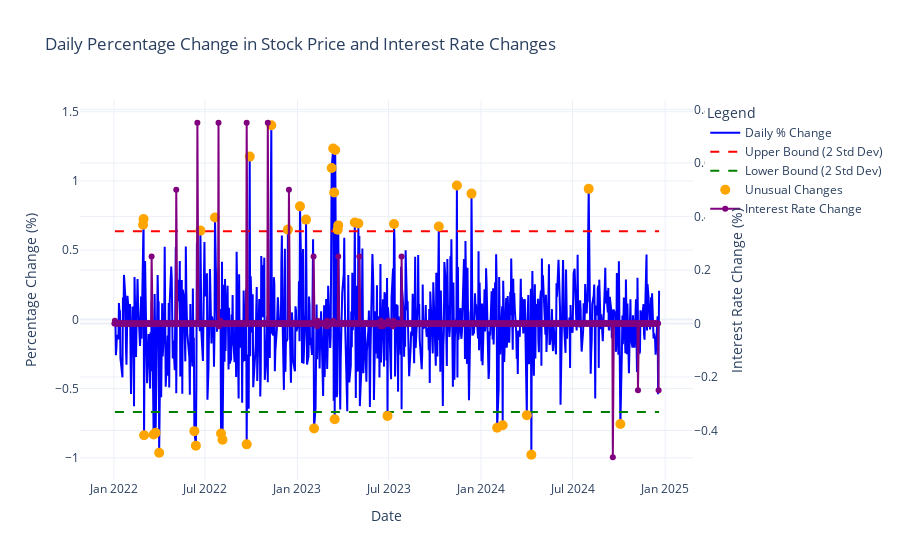

The notebook cell this image was saved under:
### Code cell
import plotly.graph_objects as go


fig = go.Figure()

# Add the line plot for percentage change
fig.add_trace(go.Scatter(
    x=df['Date'], y=df['Pct_Change'],
    mode='lines', name='Daily % Change',
    line=dict(color='blue')
))

# Add the upper and lower bounds
fig.add_trace(go.Scatter(
    x=df['Date'], y=[upper_bound] * len(df),
    mode='lines', name=f'Upper Bound ({std} Std Dev)',
    line=dict(color='red', dash='dash')
))
fig.add_trace(go.Scatter(
    x=df['Date'], y=[lower_bound] * len(df),
    mode='lines', name=f'Lower Bound ({std} Std Dev)',
    line=dict(color='green', dash='dash')
))

# Highlight unusual points
fig.add_trace(go.Scatter(
    x=df.loc[df['Unusual'], 'Date'],
    y=df.loc[df['Unusual'], 'Pct_Change'],
    mode='markers', name='Unusual Changes',
    marker=dict(color='orange', size=10, symbol='circle')
))

# Add interest rate changes
fig.add_trace(go.Scatter(
    x=fed_rates['date'], y=fed_rates['rate_change'],
    mode='lines+markers', name='Interest Rate Change',
    line=dict(color='purple'),
    yaxis='y2'  # Use the secondary y-axis
))

fig.update_layout(
    title="Daily Percentage Change in Stock Price and Interest Rate Changes",
    xaxis_title="Date",
    yaxis_title="Percentage Change (%)",
    yaxis2=dict(
        title="Interest Rate Change (%)",
        overlaying='y',
        side='right'
    ),
    legend_title="Legend",
    template="plotly_white"
)

# Show plot
fig.show()

### Figure 1 — Plotly figure (JSON) as saved in the notebook; plotly's stock layout.template omitted (floating-point values rounded to 4 significant figures; data arrays with more than 128 entries replaced by an {"elided": "..."} marker saying what was removed)
{"data": [{"line": {"color": "blue"}, "mode": "lines", "name": "Daily % Change", "type": "scatter", "x": {"elided": "748 str values"}, "y": {"elided": "748 float values"}}, {"line": {"color": "red", "dash": "dash"}, "mode": "lines", "name": "Upper Bound (2 Std Dev)", "type": "scatter", "x": {"elided": "748 str values"}, "y": {"elided": "748 float values"}}, {"line": {"color": "green", "dash": "dash"}, "mode": "lines", "name": "Lower Bound (2 Std Dev)", "type": "scatter", "x": {"elided": "748 str values"}, "y": {"elided": "748 float values"}}, {"marker": {"color": "orange", "size": 10, "symbol": "circle"}, "mode": "markers", "name": "Unusual Changes", "type": "scatter", "x": ["2022-02-28T00:00:00", "2022-03-01T00:00:00", "2022-03-02T00:00:00", "2022-03-21T00:00:00", "2022-03-25T00:00:00", "2022-04-01T00:00:00", "2022-06-10T00:00:00", "2022-06-13T00:00:00", "2022-06-22T00:00:00", "2022-07-21T00:00:00", "2022-08-02T00:00:00", "2022-08-05T00:00:00", "2022-09-22T00:00:00", "2022-09-28T00:00:00", "2022-11-10T00:00:00", "2022-12-13T00:00:00", "2023-01-06T00:00:00", "2023-01-18T00:00:00", "2023-02-03T00:00:00", "2023-03-10T00:00:00", "2023-03-13T00:00:00", "2023-03-15T00:00:00", "2023-03-16T00:00:00", "2023-03-17T00:00:00", "2023-03-22T00:00:00", "2023-03-23T00:00:00", "2023-04-25T00:00:00", "2023-05-02T00:00:00", "2023-06-29T00:00:00", "2023-07-12T00:00:00", "2023-10-09T00:00:00", "2023-11-14T00:00:00", "2023-12-13T00:00:00", "2024-02-02T00:00:00", "2024-02-13T00:00:00", "2024-04-01T00:00:00", "2024-04-10T00:00:00", "2024-08-02T00:00:00", "2024-10-04T00:00:00"], "y": [0.6831, 0.7246, -0.8371, -0.8316, -0.819, -0.9636, -0.8072, -0.912, 0.6413, 0.7359, -0.8237, -0.869, -0.9027, 1.176, 1.402, 0.6484, 0.8164, 0.7207, -0.7887, 1.093, 1.234, 0.9161, -0.7219, 1.224, 0.6472, 0.6788, 0.6993, 0.6932, -0.6971, 0.6884, 0.671, 0.9673, 0.9084, -0.7834, -0.7649, -0.6923, -0.9778, 0.9426, -0.7556]}, {"line": {"color": "purple"}, "mode": "lines+markers", "name": "Interest Rate Change", "type": "scatter", "x": {"elided": "1083 str values"}, "y": {"elided": "1083 float values"}, "yaxis": "y2"}], "layout": {"legend": {"title": {"text": "Legend"}}, "title": {"text": "Daily Percentage Change in Stock Price and Interest Rate Changes"}, "xaxis": {"title": {"text": "Date"}}, "yaxis": {"title": {"text": "Percentage Change (%)"}}, "yaxis2": {"overlaying": "y", "side": "right", "title": {"text": "Interest Rate Change (%)"}}}}
